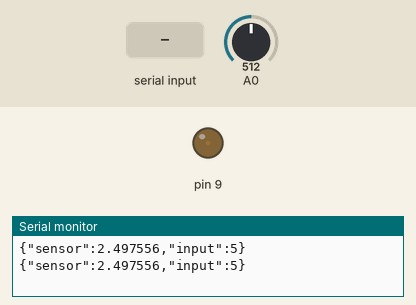
This sketch was run on a simulated Arduino Uno, built with avr-gcc and run on an emulated ATmega328P. Shown: output pins drawn as LEDs (lit = HIGH), the last lines printed to the serial monitor. The test bench sets the inputs (shaded band); at power-on: A0 = 512.

Above: at 1.2 s.
1.3 s: "90,45\n" received over Serial
At 1.7 s:
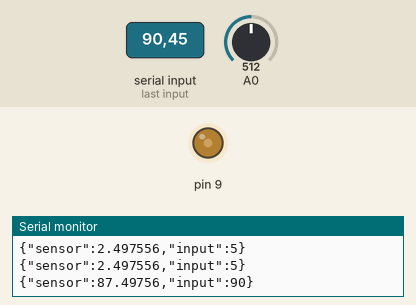
2.8 s: "200\n" received over Serial
At 4.0 s:
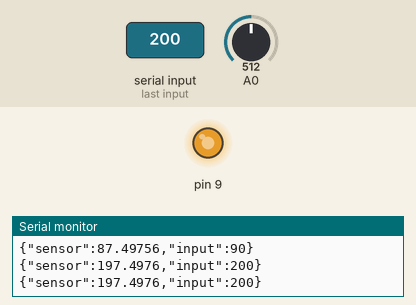
4.3 s: "5\n" received over Serial
At 5.0 s:
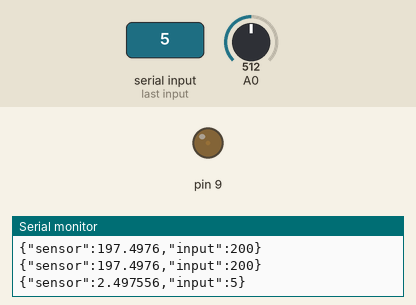
5.8 s: "90\n" received over Serial
At 6.2 s:
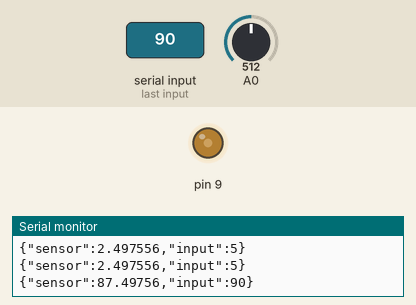
Timing chart, 0 to 8.3 s (numbered marks = the images above; inputs shaded):
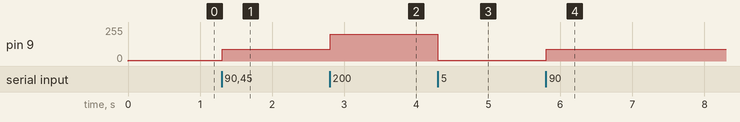

Measured:
- after the input at 1.3 s, pin 9: 5/255 → 90/255 at once
- after the input at 2.8 s, pin 9: 90/255 → 200/255 at once
- after the input at 4.3 s, pin 9: 200/255 → 5/255 at once
- after the input at 5.8 s, pin 9: 5/255 → 90/255 at once

The sketch:

final.ino
```cpp
//prechodova charakteristika RC obvodu
#include <ArduinoJson.h>
float currentInputVoltage = 5;


// the setup function runs once when you press reset or power the board
void setup() {
  // initialize digital pin LED_BUILTIN as an output.
  pinMode(9, OUTPUT);
  Serial.begin(9600);
}

// the loop function runs over and over again forever
void loop() {
  float value, voltageBefore, voltageAfter;

  voltageBefore = currentInputVoltage;

  analogWrite(9, constrain(currentInputVoltage, 0, 255));
  voltageAfter = (float)analogRead(A0) * 5 / 1023;

  DynamicJsonDocument doc(1024);

  doc["sensor"] = float(voltageBefore - voltageAfter);
  doc["input"] = currentInputVoltage;
  serializeJson(doc, Serial);
  Serial.println();


  String inputString = Serial.readStringUntil('\n');
  if (inputString.charAt(0) != '{') {
    if (inputString.toFloat() != 0) {
      currentInputVoltage = inputString.toFloat();
    }
  }
}
```
